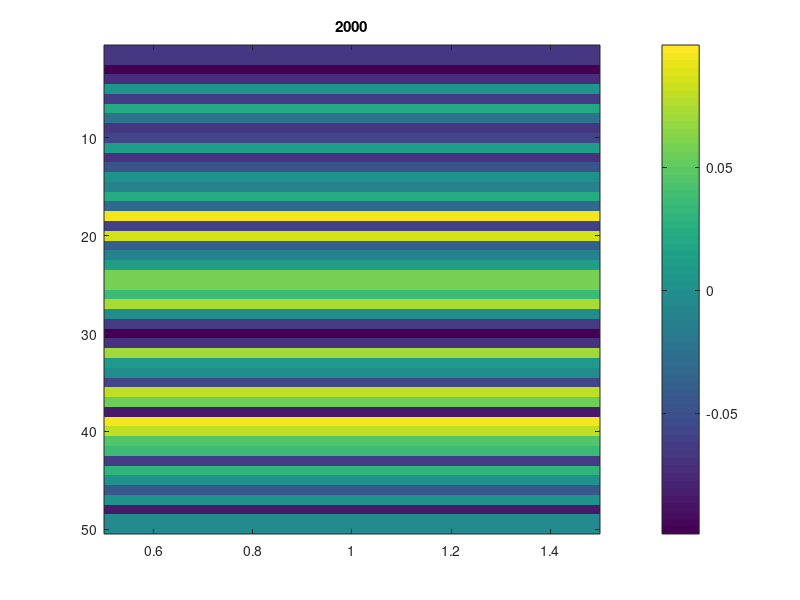

This chart was generated by the following MATLAB code:
clear; clc; close all;

% spatial and time discretization
nx = 50; 
x = linspace(0,nx-1,nx)'; 
h = x(2) - x(1);  % space step
dt = 5*10^(-3);  % time step
r = dt/h^2;
maxit = 2000;

% parameters which govern equation
alpha = 0.5;   % prey's density at which the predator has the maximum kill rate (0.175)
beta = 1;   % maximum birth (0.95)
gamma = 0.5;   % dead rate of the predator
d = 20;   % diffusion rate of the predator
eta = 0.8;  sigma = 0.1;
ubar = 0.2; vbar = 0.1;

for pit = 1:1
    rng(pit);
    
    % initial condition
    u = sigma*(2*rand(nx, maxit)-1);  
    v = sigma*(2*rand(nx, maxit)-1);  
    
   % no-flux boundary condition 
    u(1, :) = u(2, :);
    u(end, :) = u(end-1, :);
    v(1, :) = v(2, :);
    v(end, :) = v(end-1, :); 
        
    nu = u; nv = v;
    
    % numerical scheme
    for it = 1:maxit   % time loop
        for ix = 2:nx-1   % space loop
            
            % set the source terms
            F = (u(ix, it).*v(ix, it))./(u(ix, it) + alpha);
            f = u(ix, it).*(1-u(ix, it)) - F ;
            g = -gamma*v(ix, it) + beta*F ;
            
            nu(ix, it) = u(ix, it) + r*(u(ix-1, it) + u(ix+1, it) - 2*u(ix, it)) + dt*f;
            nv(ix, it) = v(ix, it) + r*d*(v(ix-1, it) + v(ix+1, it) - 2*v(ix, it)) + dt*g;
        end
        
        % reset the variables for next step
        u = nu;
        v = nv;
       
        % visualization
        if mod(it, 100) == 0
            imagesc(nu(:, it));
%             set(gca, 'xtick', [], 'ytick', []);
            title([num2str(it)])
            colorbar;
            hold on;
            drawnow;
%            print('-djpeg', sprintf('storage path', pit);
        end
    end
 
end
